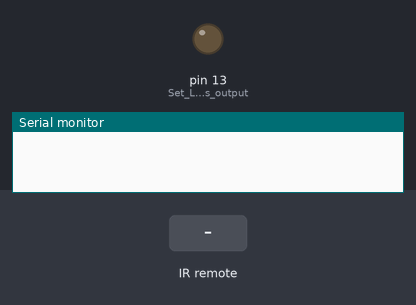
This sketch was run on a simulated Arduino Uno, built with avr-gcc and run on an emulated ATmega328P. Parts: output pins drawn as LEDs (lit = HIGH), the last lines printed to the serial monitor. Inputs (shaded band) come from the test bench.

Above: at 1.2 s.
1.3 s: infrared code 0xFFA25D received
At 2.0 s:
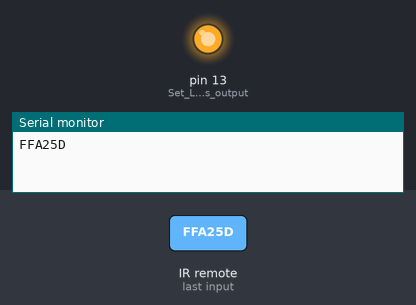
Timing chart, 0 to 4.3 s (numbered marks = the images above; inputs shaded):
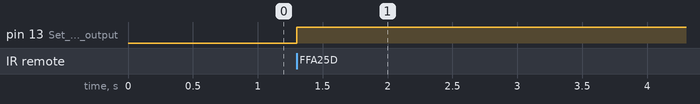

The sketch:

lab8_ir_remote_led.ino
```cpp
// Lab 8: Control LED using IR Remote

#include <IRremote.h>

const int recv_pin = 11;         // IR receiver data pin
IRrecv irrecv(recv_pin);         // Create IR receiver object
decode_results results;          // Stores decoded result

void setup() {
  Serial.begin(9600);            // Start serial monitor
  irrecv.enableIRIn();           // Enable IR receiver
  pinMode(13, OUTPUT);           // Set LED pin as output
}

void loop() {
  if (irrecv.decode(&results)) {
    Serial.println(results.value, HEX);  // Print received IR code in HEX

    if (results.value == 0xFFA25D) {     // Example button code (change as needed)
      digitalWrite(13, HIGH);            // Turn LED ON
    } else {
      digitalWrite(13, LOW);             // Turn LED OFF
    }

    irrecv.resume(); // Prepare for next IR signal
  }
}
```

Measured:
- after the input at 1.3 s, pin 13 (Set_LED_pin_as_output): LOW → HIGH at once
